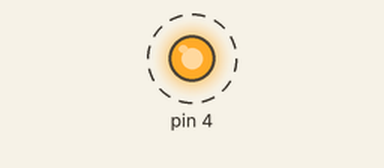
Bench run of a sketch on a simulated Arduino Uno, built with avr-gcc and run on an emulated ATmega328P. Shown: output pins drawn as LEDs (lit = HIGH). Dashed ring = blinking.

Above: at 0.5 s.
Timing chart, 0 to 4.6 s (numbered marks = the images above):
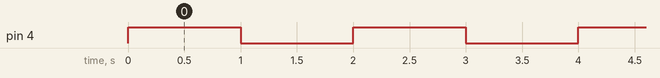

Measured:
- by itself, pin 4: alternates HIGH for 1.0 s and LOW for 1.0 s

The sketch:

6_1_transistor.ino
```cpp
/*
Autore: Paolo Aliverti
Listato 6.1 – blink con transistor
*/

void setup() {
  pinMode(4, OUTPUT);
}

void loop() {
  digitalWrite(4, !digitalRead(4));
  delay(1000);
}
```
